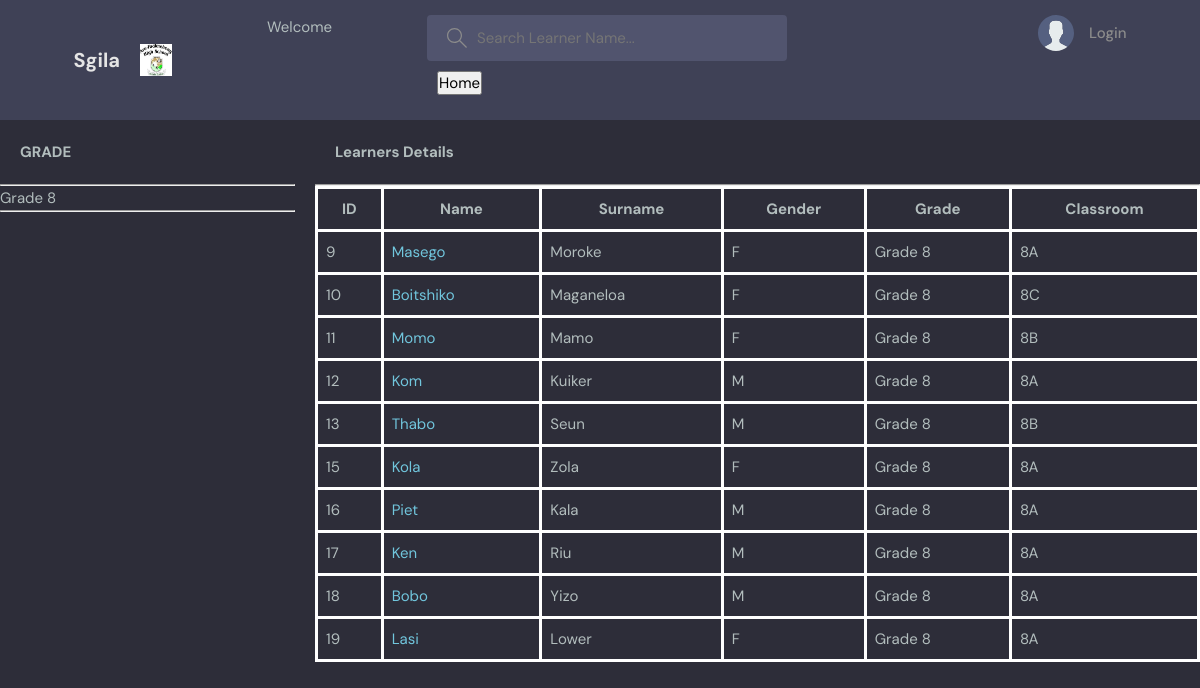
The app's page /grade-name/Grade 8/ with its own data.
### base/models.py (models this page shows, shortened)
class Grade(models.Model):
    name = models.CharField(max_length=100, null=True)
    def __str__(self):
        return self.name

class Learner(models.Model):
    GENDER_CHOICES = (
        ('M', 'Male'),
        ('F', 'Female'),
    )
    name = models.CharField(max_length=100)
    surname = models.CharField(max_length=100)
    gender = models.CharField(max_length=1, choices=GENDER_CHOICES, null=True)
    gradeName = models.ForeignKey('Grade', on_delete=models.SET_NULL, null=True)
    classroomName = models.ForeignKey('Classroom', on_delete=models.SET_NULL, null=True)
    subjects = models.ManyToManyField('Subject')  # Many-to-many relationship with Subject
    parent = models.ForeignKey(User,on_delete=models.SET_NULL, null=True)

class Classroom(models.Model):
    name = models.CharField(max_length=100, null=True)
    grade = models.ForeignKey('Grade', on_delete=models.CASCADE, null=True)
    teacher = models.ForeignKey(User, on_delete=models.CASCADE, null=True)
    subjects = models.ManyToManyField(Subject)
    def __str__(self):
        return self.name

### base/views.py (the view)
# urls.py: path('grade-name/<str:grade_name>/', views.grade, name="grade-name"),
def grade(request, grade_name):
    grade = get_object_or_404(Grade, name=grade_name)
    subjects = Subject.objects.filter(gradeName=grade)
    learners = Learner.objects.filter(gradeName=grade)
    classrooms = Classroom.objects.filter(grade=grade)
    context = {'classrooms':classrooms,'subjects':subjects,'grade': grade,  'learners': learners}
    return render(request, 'base/grade.html', context)

### base/templates/base/grade.html (shortened to what this page needs)
{% extends 'main.html' %}
{% block content %}
<div class="home-container">
    <div>
        <div style="padding: 20px;">
        <h2>GRADE</h2>
        </div>
        <div>
           <hr>
              {{ grade.name }}
           <hr>
        </div>
    </div>
    <div >
        <div style="padding: 20px;">
        <h2>Learners Details</h2>
        </div>
        <hr>
        <table>
            <thead>
                <tr><th>ID</th>
                    <th>Name</th>
                    <th>Surname</th>
                    <th>Gender</th>
                    <th>Grade</th>
                    <th>Classroom</th>
                </tr>
            </thead>
            <tbody>
                {% for learner in learners %}
                <tr> <td>{{ learner.id}}</td>
                    <td><a href="{% url 'learner-detail' learner.id %}">{{ learner.name }}</a></td>
                    <td>{{ learner.surname }}</td>
                    <td>{{ learner.gender }}</td>
                    <td>{{ learner.gradeName }}</td>
                    <td>{{ learner.classroomName }}</td>
                </tr>
                {% endfor %}
            </tbody>
        </table>
    </div>
</div>
{% endblock %}

### static/styles/style.css (style rules this page uses)
:root { --color-main: #71c6dd; --color-main-light: #e1f6fb; --color-dark: #3f4156; --color-dark-medium: #51546e; --color-dark-light: #696d97; --color-light: #e5e5e5; --color-gray: #8b8b8b; --color-light-gray: #b2bdbd; --color-bg: #2d2d39; --color-success: #5dd693; --color-error: #fc4b0b; }
* { font-family: "DM Sans", -apple-system, BlinkMacSystemFont, "Segoe UI", Roboto, Oxygen, Ubuntu, Cantarell, "Open Sans", "Helvetica Neue", sans-serif; margin: 0; padding: 0; box-sizing: border-box; text-rendering: optimizeLegibility; font-size: inherit; }
html { font-size: 56.25%; }
@media only screen and (min-width: 1200px) { html { font-size: 62.5%; } }
body { line-height: 1.6; font-weight: 400; font-size: 1.5rem; color: var(--color-light-gray); background-color: var(--color-bg); min-height: 100vh; }
a { display: inline-block; color: var(--color-main); text-decoration: none; }

### base/templates/base/grade.html (style rules this page uses)
.home-container { width: 100%; display: grid; grid-template-columns: 1fr 3fr; grid-column-gap: 20px; }
table { width: 100%; border-collapse: collapse; }
th, td { border: 3px solid #fff; padding: 8px; text-align: left; }
th { text-align: center; }

### records on screen
Grade: name "Grade 8"
Learner: id "9", name "Masego", surname "Moroke", gender "F", gradeName "Grade 8", classroomName "8A"
Learner: id "10", name "Boitshiko", surname "Maganeloa", gender "F", gradeName "Grade 8", classroomName "8C"
Learner: id "11", name "Momo", surname "Mamo", gender "F", gradeName "Grade 8", classroomName "8B"
Learner: id "12", name "Kom", surname "Kuiker", gender "M", gradeName "Grade 8", classroomName "8A"
Learner: id "13", name "Thabo", surname "Seun", gender "M", gradeName "Grade 8", classroomName "8B"
Learner: id "15", name "Kola", surname "Zola", gender "F", gradeName "Grade 8", classroomName "8A"
Learner: id "16", name "Piet", surname "Kala", gender "M", gradeName "Grade 8", classroomName "8A"
Learner: id "17", name "Ken", surname "Riu", gender "M", gradeName "Grade 8", classroomName "8A"
Learner: id "18", name "Bobo", surname "Yizo", gender "M", gradeName "Grade 8", classroomName "8A"
Learner: id "19", name "Lasi", surname "Lower", gender "F", gradeName "Grade 8", classroomName "8A"
